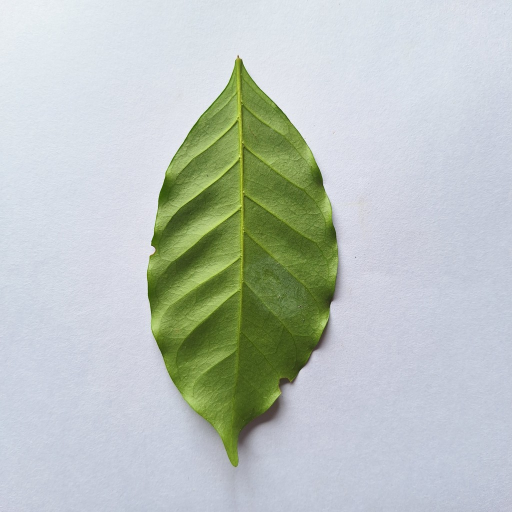
#> input picture Project/IA/tests/fixtures/coffee_healthy.jpg, 1024 x 1024 px (shown at 1/2 size)
$ python -i imaging.py   (imports and definitions only)   (older library calls are emulated)
#> lines starting #> are read from the running program, lines starting #| are printed output that depends on the picture
#> further down, picture is the input picture: PIL image 1024x1024 RGB; mean R, G, B 187.9, 196.6, 191.7
"""
    Leitura da imagem enviada e métricas simples de qualidade.

    A foto é aberta uma única vez aqui e o mesmo objeto é usado pela triagem e pelo especialista.
"""
import io
from dataclasses import dataclass, field
from typing import Optional

import cv2
import numpy as np
from PIL import Image, ImageOps, UnidentifiedImageError


class InvalidImage(Exception):
    pass


@dataclass
class UploadedImage:
    image: Image.Image                  # RGB, já rotacionada pelo EXIF e reduzida para no máx. `work_side`
    original_size: tuple                # (largura, altura) reais da foto enviada
    scale: float                        # original / reduzida (para converter coordenadas)
    taken_at: Optional[str] = None      # DateTime do EXIF
    format: Optional[str] = None
    extra: dict = field(default_factory=dict)


def Load_Image(data :bytes, work_side :int=1536) -> UploadedImage:
    try:
        image = Image.open(io.BytesIO(data))
        exif = image.getexif()
        fmt = image.format
        w0, h0 = image.size
        if image.format == "JPEG":
            image.draft("RGB", (work_side // 2, work_side // 2))  # decodifica JPEG já reduzido (bem mais rápido)
        image = ImageOps.exif_transpose(image).convert("RGB")
    except (UnidentifiedImageError, OSError, ValueError) as e:
        raise InvalidImage(f"Não foi possível ler a imagem: {e}") from e

    original_size = (h0, w0) if exif.get(274) in (5, 6, 7, 8) else (w0, h0)  # EXIF com rotação de 90°
    image.thumbnail((work_side, work_side))
    return UploadedImage(
        image=image,
        original_size=original_size,
        scale=original_size[0] / image.width,
        taken_at=exif.get(306),
        format=fmt,
    )


def Quality_Metrics(img :Image.Image) -> dict:
    """Nitidez (variância do Laplaciano) e brilho médio, medidos em uma versão de 512px."""
    thumb = img.copy()
    thumb.thumbnail((512, 512))
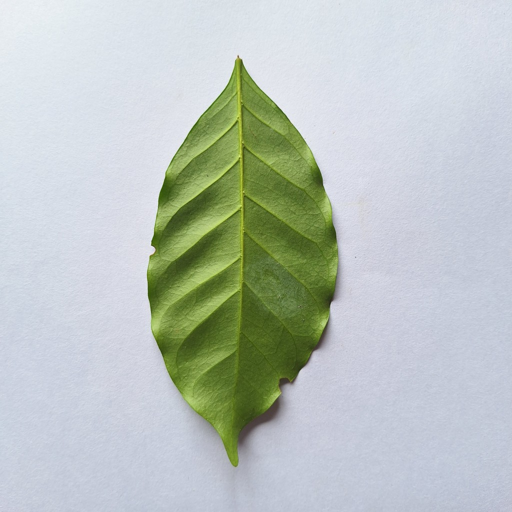
#> thumb: PIL image 512x512 RGB; mean R, G, B 187.9, 196.6, 191.7
    gray = cv2.cvtColor(np.asarray(thumb.convert("RGB")), cv2.COLOR_RGB2GRAY)
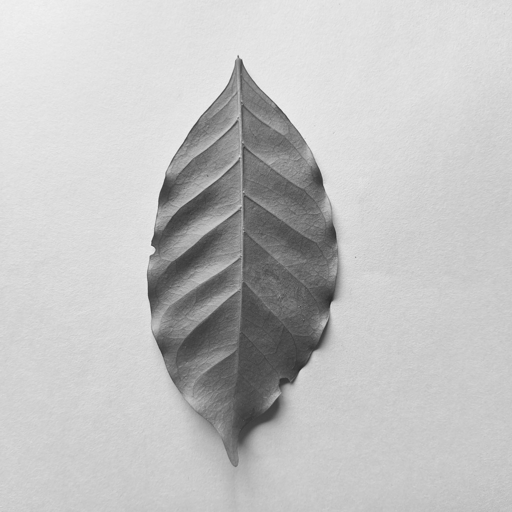
#> gray: shape (512, 512); min 38, max 242, mean 193.5
    return {
        "sharpness": round(float(cv2.Laplacian(gray, cv2.CV_64F).var()), 1),
        "brightness": round(float(gray.mean()), 1),
    }

>>> from PIL import Image
>>> picture = Image.open('../Project/IA/tests/fixtures/coffee_healthy.jpg')
>>> result = Quality_Metrics(picture)
#> result = {'sharpness': 218.4, 'brightness': 193.5}

$ run again, on Project/IA/tests/fixtures/coffee_phoma.jpg
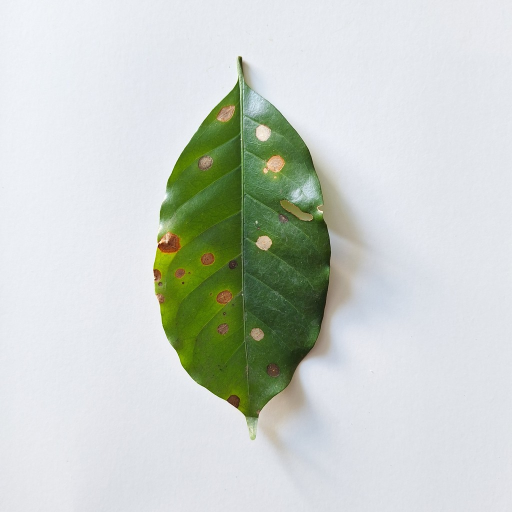
#> input picture Project/IA/tests/fixtures/coffee_phoma.jpg, 1024 x 1024 px (shown at 1/2 size)
#> picture is the input picture: PIL image 1024x1024 RGB; mean R, G, B 202.6, 209, 202.5
#> in Quality_Metrics, `thumb.thumbnail((512, 512))`:
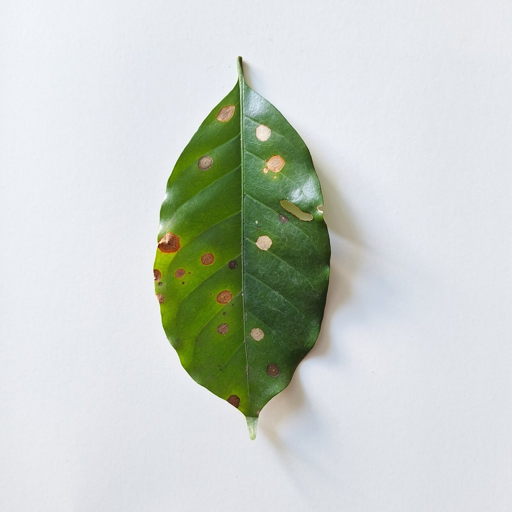
#> thumb: PIL image 512x512 RGB; mean R, G, B 202.6, 209, 202.5
#> in Quality_Metrics, `gray = cv2.cvtColor(np.asarray(thumb.convert("RGB")), cv2.COLOR_RGB2GR..`:
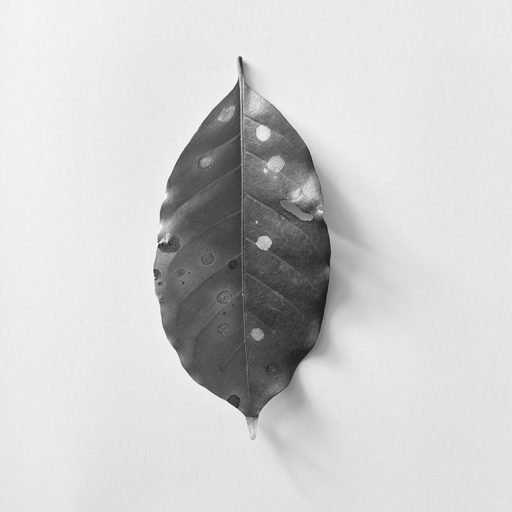
#> gray: shape (512, 512); min 23, max 254, mean 206.5
#> result = {'sharpness': 178.1, 'brightness': 206.5}

$ run again, on Project/IA/tests/fixtures/coffee_rust.jpg
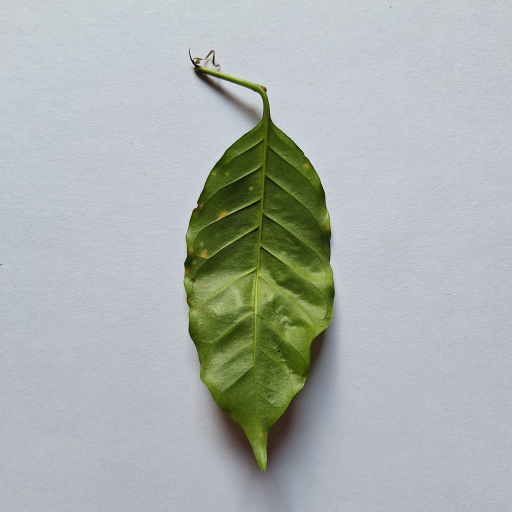
#> input picture Project/IA/tests/fixtures/coffee_rust.jpg, 1024 x 1024 px (shown at 1/2 size)
#> picture is the input picture: PIL image 1024x1024 RGB; mean R, G, B 172, 178.1, 174.9
#> in Quality_Metrics, `thumb.thumbnail((512, 512))`:
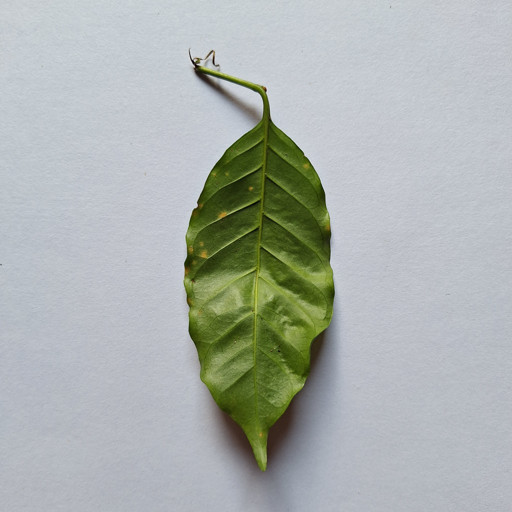
#> thumb: PIL image 512x512 RGB; mean R, G, B 172, 178.1, 174.9
#> in Quality_Metrics, `gray = cv2.cvtColor(np.asarray(thumb.convert("RGB")), cv2.COLOR_RGB2GR..`:
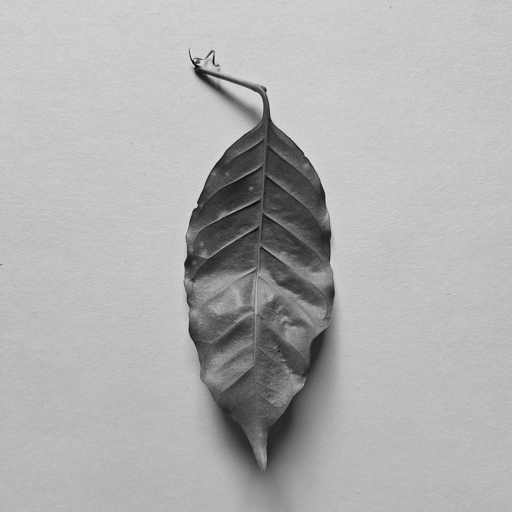
#> gray: shape (512, 512); min 0, max 224, mean 175.9
#> result = {'sharpness': 237.7, 'brightness': 175.9}
